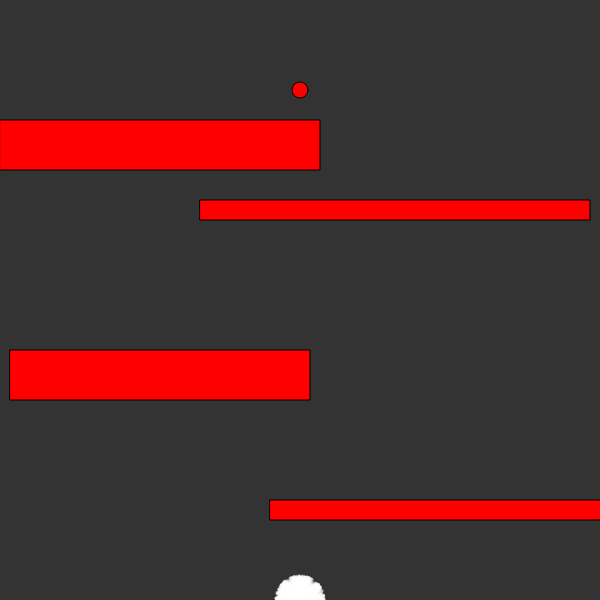
Frame 1 (no input)
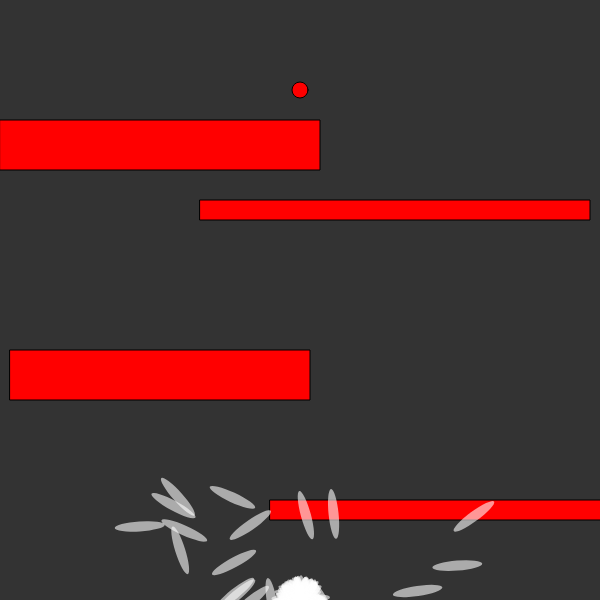
Frame 60 (no input)
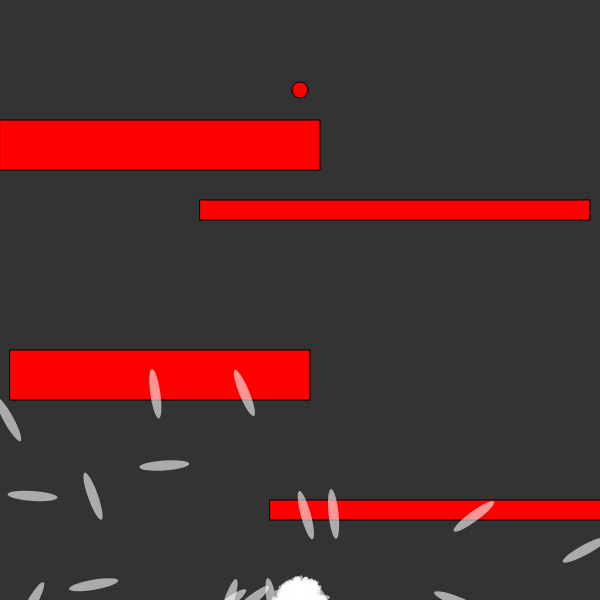
Frame 120 (the mouse pressed at the canvas centre since frame 60)

The p5.js sketch that drew these frames (run headless with seeded random() and noise() and a simulated clock; from frame 60 on, the mouse is pressed at the canvas centre):

// p5.js sketch
// ── sketch.js
var rkt_population;
var lifespan=295;
var lifeP 		  ;
var count=0	 ;
var target  ;
var blocks=[];


var maxForce=0.55;
var gen=1;
var max_d;
var index_maxFit=0;


function setup() {
	createCanvas(600,600);
	rkt_population=new Population();

				blocks.push(new Block(200,200,390,20));
				blocks.push(new Block(10,350,300,50));
				blocks.push(new Block(0,120,320,50));
				blocks.push(new Block(270,500,390,20));


	lifeP=createP();
	f=createP();
	target=createVector(width/2,90);
	max_d=dist(target.x,target.y,width,height);
		}

function draw() {
background(51);
fill(255,0,0);
for(var i=0;i<blocks.length;++i)
			blocks[i].show();

ellipse(target.x,target.y,16,16);
rkt_population.run();
if(count%5==0)
if(random(100)<=50)
rkt_population.snapping();
//lifeP.html(count);
count++;

if(count==lifespan)
			{

				rkt_population.evaluate();
				rkt_population.show_max_fit_rkt();
					rkt_population.selection_of_fit();
					f.html('maximum fitness '+rkt_population.maxFit);
					count=0;
							++gen;
            lifeP.html('GENERATION '+gen);
					 // if(gen==4)
						// noLoop();
				}
}

// ── blocks.js
function Block(rx,ry,rw,rh)
{
  this.rx=rx;
  this.ry=ry;
  this.rw=rw;
  this.rh=rh;
  this.show=function()
            {
              fill(255,0,0);
              rect(this.rx,this.ry,this.rw,this.rh);
            }
  this.collide_with=function(x,y)
            {if(x>this.rx&&x<this.rx+this.rw&&y>this.ry&&y<this.ry+this.rh)
                return true;
                else
                return false;
              }
  }

// ── dna.js
function DNA(genes){
  this.genes=[];
  if(genes)
      this.genes=genes;
      else
  {
    for(var i=0;i<lifespan;++i){
    this.genes[i]=p5.Vector.random2D();
    this.genes[i].setMag(maxForce);}
  }
  this.crossover=function(partner){
        var newgenes=[];

         var mid=floor(random(this.genes.length));
        if(mid<=this.genes.length/2)
                  {
                    for(var i=0;i<this.genes.length;++i){
                          if(i>mid)
                                newgenes[i]=this.genes[i];
                            else
                                  newgenes[i]=partner.genes[i];
                                      }

                  }
        else
                  {   for(var i=0;i<this.genes.length;++i){
                              if(i%2==0)newgenes[i]=this.genes[i];
                                else
                                  newgenes[i]=partner.genes[i];
                                      }
                  }

        return new DNA(newgenes);

  }
  this.mutation=function(){
    for(var i=0;i<this.genes.length;++i){
      if(floor(random(150))<=1){
        this.genes[i]=p5.Vector.random2D();
        this.genes[i].setMag(maxForce);
      }
    }
  }

}

// ── population.js
function Population(){
  this.rockets=[];
  this.popsize=80;
  this.maxFit;
  this.index_maxFit;
    this.sum=0;


  for(var i=0;i<this.popsize;++i)
    this.rockets[i]=new Rocket();

  this.run=function(){
    for(var i=0;i<this.popsize;++i){


            this.rockets[i].update();

              this.rockets[i].show(false);

    }

  }


  this.evaluate=function(){
   this.rockets[0].calcFitness();
   this.maxFit=this.rockets[0].fitness;
   index_maxFit=0;
    this.sum=0;

          for(var i=0;i<this.popsize;++i){
                this.rockets[i].calcFitness();

                //this.sum+=this.rockets[i].fitness;
                if(this.rockets[i].fitness>this.maxFit)
                     { this.maxFit=this.rockets[i].fitness;
                       index_maxFit=i;}
                        }

           for(var i=0;i<this.popsize;++i){
             //console.log("initially  "+this.rockets[i].fitness+" i "+i);
             if(i!=index_maxFit)this.rockets[i].fitness/=2;
          this.rockets[i].fitness/=this.maxFit;

            // console.log(" finally  "+this.rockets[i].fitness);
            // console.log(this.rockets[i]);

         }
         //console.log(" maxFit rocket "+index_maxFit);



  }
this.show_max_fit_rkt=function(){

  this.rockets[index_maxFit].pos=createVector(width/2,height);
  this.rockets[index_maxFit].vel=createVector();
	this.rockets[index_maxFit].acc=createVector();
	this.rockets[index_maxFit].crashed=false;
	this.rockets[index_maxFit].completed=false;
  count=0;
  //console.log(this.rockets[this.index_maxFit]);
//  frameRate(1);
  while(count<lifespan)
  {
  // background(51);
  //  console.log("count"+count);
  this.rockets[index_maxFit].update();
  this.rockets[index_maxFit].show(true);

  ++count;}
//frameRate(60);

}

  this.selection_of_fit=function(){
    var newRockets=[];
    for(var i=0;i<this.rockets.length;++i)
    {var parentA=this.rockets[this.acceptReject()];
      var parentB=this.rockets[this.acceptReject()];
      var child_dna=parentA.dna.crossover(parentB.dna);
      child_dna.mutation();
      newRockets[i]=new Rocket(child_dna);}

      this.rockets=newRockets;
  }


  this.acceptReject=function(){
    while(true)
          {var index=floor(random(this.popsize));
            var n=map(this.rockets[index].fitness,0,1,0,100);
            var r=random(100);

                if(r<=n)
                return index;

          }

  }
  this.snapping=function(){
      this.rockets[0].calcFitness();
            var max_temp_fitness=this.rockets[0].fitness;
            var temp_index=0;
                  for(var i=0;i<this.rockets.length;++i){
                              this.rockets[i].calcFitness();
                            if(this.rockets[i].fitness>max_temp_fitness){
                              temp_index=i;
                              max_temp_fitness=this.rockets[i].fitness;
                              }
                          }
                for(var i=0;i<this.rockets.length;++i)
                {var r=floor(random(count));
                  if(i!=temp_index)
                    {
                          for(var j=0;j<r;++j)
                                {
                                    if(random(1)<=0.4)
                                      {
                                        this.rockets[i].dna.genes[r]=this.rockets[temp_index].dna.genes[r];


                                        }
                                }

                      }
                }


        }

}

// ── rocket.js
function Rocket(dna){
	this.pos=createVector(width/2,height);
	this.vel=createVector();
	this.acc=createVector();
	this.fitness;
	this.crashed=false;
	this.wall_crashed=false;
	this.completed=false;
	this.d_temp;

if(dna)
			this.dna=dna;
else
					this.dna=new DNA();
	this.applyForce=function(force){

		this.acc.add(force);
	}
this.calcFitness=function(){



var d=dist(this.pos.x,this.pos.y,target.x,target.y);



				this.fitness=map(d,0,max_d,100,1);
				//console.log(" d_final "+this.fitness);
				//this.fitness=map(this.fitness*this.fitness,1,10000,1,100);

				//console.log(" d"+d);

				//	this.fitness=pow(this.fitness,5);



				if(this.crashed)
								//this.fitness=pow(this.fitness,0.9);
								this.fitness/=10;
				else if(this.wall_crashed)
							this.fitness/=4;
				else if(this.completed)
								//this.fitness*=100;
								this.fitness*=10;



							//console.log(d+" "+this.fitness);


						}



	this.update=function(){




			if(!this.crashed&&!this.completed&&!this.wall_crashed){

				this.d_temp=dist(this.pos.x,this.pos.y,target.x,target.y);

					//block_crash
					for(var i=0;i<blocks.length;++i)
						 {if(blocks[i].collide_with(this.pos.x,this.pos.y))
									this.crashed=true;}
									//wall_crash
							if(this.pos.x>width-20||this.pos.x<0||this.pos.y>height||this.pos.y<0)
								this.wall_crashed=true;

							else if(this.d_temp<15)
							{this.completed=true;
							this.pos = target.copy();}

		this.applyForce(this.dna.genes[count]);



		this.vel.add(this.acc);
		this.pos.add(this.vel);
		this.acc.mult(0);
		this.vel.limit(4);}
	}

	this.show=function(is_max_fit){

		push();
		noStroke();
if(!is_max_fit)
		{
			fill(255,150);}
		else
		{
			fill(0,255,0,150);}

		translate(this.pos.x,this.pos.y);
		rotate(this.vel.heading());
		//rectMode(CENTER);
		//rect(0,0,50,10);
		
		ellipse(0,0,50,10);
		pop();
	}
}
